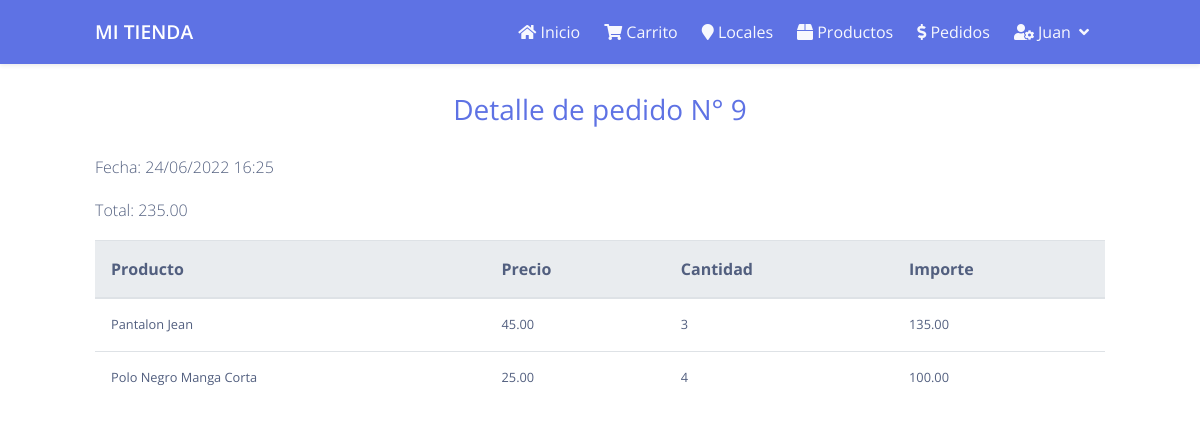
/order/9 (signed in), run on the app's committed database.
### tables this page shows
CREATE TABLE `orders` (
  `id` int(10) NOT NULL,
  `client_id` int(10) NOT NULL,
  `date` datetime NOT NULL,
  `total` decimal(10,2) NOT NULL,
  `annulled` int(1) NOT NULL DEFAULT 0
);

CREATE TABLE `order_details` (
  `id` int(10) NOT NULL,
  `order_id` int(10) NOT NULL,
  `product_id` int(10) NOT NULL,
  `price` decimal(10,2) NOT NULL,
  `quantity` int(10) NOT NULL
);

CREATE TABLE `products` (
  `id` int(10) NOT NULL,
  `name` varchar(255) NOT NULL,
  `description` text DEFAULT NULL,
  `price` decimal(10,2) NOT NULL,
  `image` text DEFAULT NULL,
  `stock` int(10) NOT NULL
);

### app/controllers/OrderController.php (called while the page is built, shortened)
<?php
class OrderController extends Controller {
	public function show($id){
		$db = DB::getInstance();
		$order = $db->find('orders', 'id', $id);
		$details = $db->findAll('order_details', 'order_id', $id);
		$this->view('orders/show', true, compact('order', 'details'));
	}
}

### app/routes.php (called while the page is built)
<?php
require_once './core/Router.php';
$router = new Router();
$router->get('/', 'HomeController@index');
$router->post('/', 'HomeController@local');
$router->get('/cart', 'CartController@index');
$router->get('/cart/add/{id}', 'CartController@store');
$router->post('/cart/update', 'CartController@update');
$router->post('/cart/remove', 'CartController@remove');
$router->get('/cart/clear', 'CartController@clear');
$router->get('/checkout', 'HomeController@checkout');
$router->get('/login', 'AuthController@loginForm');
$router->post('/login', 'AuthController@login');
$router->post('/register', 'AuthController@register');
$router->get('/logout', 'AuthController@logout');
$router->get('/history', 'HomeController@history');
$router->get('/products', 'ProductController@index');
$router->get('/products/create', 'ProductController@create');
$router->post('/products/create', 'ProductController@store');
$router->post('/product/{id}/destroy', 'ProductController@destroy');
$router->get('/product/{id}', 'ProductController@edit');
$router->post('/product/{id}', 'ProductController@update');
$router->get('/locales', 'LocalController@index');
$router->get('/locales/create', 'LocalController@create');
$router->post('/locales/create', 'LocalController@store');
$router->post('/local/{id}/destroy', 'LocalController@destroy');
$router->get('/local/{id}', 'LocalController@edit');
$router->post('/local/{id}', 'LocalController@update');
$router->get('/orders', 'OrderController@index');
$router->get('/order/{id}/annul', 'OrderController@annul');
$router->get('/order/{id}', 'OrderController@show');
$router->set404('HomeController@error');
$router->run();

### index.php (called while the page is built, shortened)
<?php
require_once './core/helpers.php';
require_once './app/routes.php';

### core/helpers.php (called while the page is built, shortened)
<?php
function url($url = '/'){
	return BASE_PATH . $url;
}
function checkRole($role){
	if(Session::get('user')){
		if(Session::get('user')->role == $role){
			return true;
		}else{
			return false;
		}
	}else{
		return false;
	}
}
function formatDate($date){
	return date('d/m/Y H:i', strtotime($date));
}

### core/Session.php (called while the page is built, shortened)
<?php
class Session{
	public static function get($key){
		if(isset($_SESSION[$key])){
			return $_SESSION[$key];
		}else{
			return false;
		}
	}
}

### core/DB.php (called while the page is built, shortened)
<?php
class DB{
	private static $_instance = null;
	public $_pdo, $_query, $_error = false, $_result, $_count = 0, $_lastInsertID = null;
	public function __construct(){
		try{
			$this->_pdo = new PDO('mysql:host=' . DB_HOST . ';dbname=' . DB_NAME .';charset=utf8mb4', DB_USER, DB_PASSWORD);
		} catch(PDOException $e){
			die($e->getMessage());
		}
	}
	public static function getInstance(){
		if(!isset(self::$_instance)){
			self::$_instance = new DB();
		}
		return self::$_instance;
	}
	public function query($sql, $params = []){
		if($this->_query = $this->_pdo->prepare($sql)){
			if($this->_query->execute()){
				$this->_result = $this->_query->fetchAll(PDO::FETCH_OBJ);
			}else{
				$this->_error = true;
			}
		}
		return $this;
	}
	public function find($table, $col, $value){
		if(count($this->query("SELECT * FROM {$table} WHERE $col = '{$value}'")->results()) >= 1){
			return $this->first();
		}
		else{
			return false;
		}
	}
	public function findAll($table, $col, $value){
		if(count($this->query("SELECT * FROM {$table} WHERE $col = '{$value}'")->results()) >= 1){
			return $this->results();
		}
		else{
			return false;
		}
	}
	public function results(){
		return $this->_result;
	}
	public function first(){
		if($this->results()){
			return $this->_result[0];
		}
		return false;
	}
}

### app/views/orders/show.php (the view)
<div class="row">
	<div class="col-md-12">
		<h3 class="text-primary text-center mb-4">
			Detalle de pedido N° <?= $order->id ?>
		</h3>
		<p>
			Fecha: <?= formatDate($order->date) ?>
		</p>
		<p>
			Total: <?= $order->total ?>
		</p>
		<div class="table-responsive">
			<table class="table">
				<thead class="thead-light">
					<tr>
						<th>Producto</th>
						<th>Precio</th>
						<th>Cantidad</th>
						<th>Importe</th>
					</tr>
				</thead>
				<tbody>
					<?php $db = DB::getInstance(); ?>
					<?php foreach($details as $detail): ?>
					<tr>
						<td>
							<?php
							$product = $db->find('products', 'id', $detail->product_id);
							echo $product->name;
							?>
						</td>
						<td><?= $detail->price ?></td>
						<td><?= $detail->quantity ?></td>
						<td><?= number_format($detail->quantity * $detail->price, 2) ?></td>
					</tr>
				<?php endforeach ?>
				</tbody>
			</table>
		</div>
	</div>
</div>

### core/Router.php (shortened to what this page needs)
<?php
class Router
{
    private $afterRoutes = [];
    private $baseRoute = '';
    private $serverBasePath;
    public function match($methods, $pattern, $fn)
    {
        $pattern = $this->baseRoute . '/' . trim($pattern, '/');
        $pattern = $this->baseRoute ? rtrim($pattern, '/') : $pattern;
        foreach (explode('|', $methods) as $method) {
            $this->afterRoutes[$method][] = [
                'pattern' => $pattern,
                'fn' => $fn,
            ];
        }
    }
    public function getRequestMethod()
    {
        $method = $_SERVER['REQUEST_METHOD'];
        return $method;
    }
    public function run($callback = null)
    {
        $this->requestedMethod = $this->getRequestMethod();
        $numHandled = 0;
        if (isset($this->afterRoutes[$this->requestedMethod])) {
            $numHandled = $this->handle($this->afterRoutes[$this->requestedMethod], true);
        }
        return $numHandled !== 0;
    }
    private function handle($routes, $quitAfterRun = false)
    {
        $numHandled = 0;
        $uri = $this->getCurrentUri();
        foreach ($routes as $route) {
            $route['pattern'] = preg_replace('/\/{(.*?)}/', '/(.*?)', $route['pattern']);
            if (preg_match_all('#^' . $route['pattern'] . '$#', $uri, $matches, PREG_OFFSET_CAPTURE)) {
                $matches = array_slice($matches, 1);
                $params = array_map(function ($match, $index) use ($matches) {
                    if (isset($matches[$index + 1]) && isset($matches[$index + 1][0]) && is_array($matches[$index + 1][0])) {
                        return trim(substr($match[0][0], 0, $matches[$index + 1][0][1] - $match[0][1]), '/');
                    }
                    return isset($match[0][0]) ? trim($match[0][0], '/') : null;
                }, $matches, array_keys($matches));
                $this->invoke($route['fn'], $params);
                ++$numHandled;
                if ($quitAfterRun) {
                    break;
                }
            }
        }
        return $numHandled;
    }
    private function invoke($fn, $params = [])
    {
        if (is_callable($fn)) {
            call_user_func_array($fn, $params);
        }
        elseif (stripos($fn, '@') !== false) {
            list($controller, $method) = explode('@', $fn);
            if (class_exists($controller)) {
                if (call_user_func_array([new $controller(), $method], $params) === false) {
                    if (forward_static_call_array([$controller, $method], $params) === false);
                }
            }
        }
    }
    public function getCurrentUri()
    {
        $uri = substr(rawurldecode($_SERVER['REQUEST_URI']), strlen($this->getBasePath()));
        return '/' . trim($uri, '/');
    }
    public function getBasePath()
    {
        if ($this->serverBasePath === null) {
            $this->serverBasePath = implode('/', array_slice(explode('/', $_SERVER['SCRIPT_NAME']), 0, -1)) . '/';
        }
        return $this->serverBasePath;
    }
}

### core/Controller.php (shortened to what this page needs)
<?php
class Controller{
	public $view, $data = [];
	public function view($file, $template = true, $data = []){
		if(is_array($data)){
			$this->data = $data;
		}
		if($template){
			$this->render('template');
		}else{
			$this->render($file);
		}
	}
	public function render($file){
		if(file_exists('./app/views/' . $file . '.php')){
			extract($this->data);
			require_once './app/views/' . $file . '.php';
		}
	}
}

### app/views/template.php (shortened to what this page needs)
<!DOCTYPE html>
<html lang="es">
<head>
	<link rel="stylesheet" href="<?= url('/assets/css/argon.min.css') ?>">
	<link rel="stylesheet" href="<?= url('/assets/css/dataTables.bootstrap4.min.css') ?>">
	<link rel="stylesheet" href="<?= url('/assets/css/all.min.css') ?>">
	<link rel="stylesheet" href="<?= url('/assets/css/style.css') ?>">
</head>
<body>
	<nav class="navbar navbar-expand-lg navbar-dark bg-primary py-1 shadow-sm">
	    <div class="container">
	        <a class="navbar-brand" href="<?= url('/') ?>">
	        	Mi Tienda
	        </a>
	        <div class="collapse navbar-collapse" id="navbar-default">
	            <ul class="navbar-nav ml-lg-auto">
	                <li class="nav-item">
	                    <a href="<?= url('/') ?>" class="nav-link nav-link-icon">
	                        <span class="fas fa-home"></span> Inicio
	                    </a>
	                </li>
	                <li class="nav-item">
	                    <a href="<?= url('/cart') ?>" class="nav-link nav-link-icon">
	                        <span class="fas fa-shopping-cart"></span> Carrito
	                    </a>
	                </li>
	                <?php if(Session::get('loggedIn')): ?>
		                <?php if(checkRole('admin')): ?>
		                <li class="nav-item">
		                    <a href="<?= url('/locales') ?>" class="nav-link nav-link-icon">
		                        <span class="fas fa-map-marker"></span> Locales
		                    </a>
		                </li>
		                <li class="nav-item">
		                    <a href="<?= url('/products') ?>" class="nav-link nav-link-icon">
		                        <span class="fas fa-box"></span> Productos
		                    </a>
		                </li>
		                <li class="nav-item">
		                    <a href="<?= url('/orders') ?>" class="nav-link nav-link-icon">
		                        <span class="fas fa-dollar-sign"></span> Pedidos
		                    </a>
		                </li>
		                <?php endif; ?>
	                	<li class="nav-item dropdown">
	                        <a class="nav-link nav-link-icon" href="#" role="button" data-toggle="dropdown" aria-expanded="false">
	                            <span class="fas fa-user-cog"></span> <?= Session::get('user')->name ?> <span class="fas fa-angle-down ml-1"></span>
	                        </a>
	                    </li>
	                <?php endif; ?>
	            </ul>
	        </div>
	    </div>
	</nav>
	<div class="container mt-4">
		<?php $this->render($this->view); ?>
	</div>
</body>
</html>

### assets/css/style.css (style rules this page uses)
.navbar-brand { font-size: 1.2em; }
.table td { vertical-align: middle; font-size: 0.80em; }
ul { margin: 0; }
th { vertical-align: middle !important; }

### data on the page
orders: id "9", date "24/06/2022 16:25", total "235.00"
order_details: product.name "Pantalon Jean", price "45.00", quantity "3", $detail->quantity * $detail->price "135.00"
order_details: product.name "Polo Negro Manga Corta", price "25.00", quantity "4", $detail->quantity * $detail->price "100.00"
